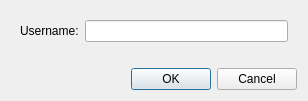
<?xml version="1.0" encoding="UTF-8"?>
<ui version="4.0">
 <class>dlg_ChangeUser</class>
 <widget class="QDialog" name="dlg_ChangeUser">
  <property name="geometry">
   <rect>
    <x>0</x>
    <y>0</y>
    <width>308</width>
    <height>101</height>
   </rect>
  </property>
  <property name="windowTitle">
   <string>Change User</string>
  </property>
  <layout class="QVBoxLayout" name="verticalLayout">
   <item>
    <widget class="QWidget" name="widget" native="true">
     <layout class="QHBoxLayout" name="horizontalLayout">
      <item>
       <widget class="QLabel" name="l_name">
        <property name="text">
         <string>Username:</string>
        </property>
       </widget>
      </item>
      <item>
       <widget class="QLineEdit" name="e_name"/>
      </item>
     </layout>
    </widget>
   </item>
   <item>
    <spacer name="verticalSpacer">
     <property name="orientation">
      <enum>Qt::Vertical</enum>
     </property>
     <property name="sizeHint" stdset="0">
      <size>
       <width>20</width>
       <height>40</height>
      </size>
     </property>
    </spacer>
   </item>
   <item>
    <widget class="QDialogButtonBox" name="buttonBox">
     <property name="orientation">
      <enum>Qt::Horizontal</enum>
     </property>
     <property name="standardButtons">
      <set>QDialogButtonBox::Cancel|QDialogButtonBox::Ok</set>
     </property>
     <property name="centerButtons">
      <bool>false</bool>
     </property>
    </widget>
   </item>
  </layout>
 </widget>
 <resources/>
 <connections>
  <connection>
   <sender>buttonBox</sender>
   <signal>accepted()</signal>
   <receiver>dlg_ChangeUser</receiver>
   <slot>accept()</slot>
   <hints>
    <hint type="sourcelabel">
     <x>248</x>
     <y>254</y>
    </hint>
    <hint type="destinationlabel">
     <x>157</x>
     <y>274</y>
    </hint>
   </hints>
  </connection>
  <connection>
   <sender>buttonBox</sender>
   <signal>rejected()</signal>
   <receiver>dlg_ChangeUser</receiver>
   <slot>reject()</slot>
   <hints>
    <hint type="sourcelabel">
     <x>316</x>
     <y>260</y>
    </hint>
    <hint type="destinationlabel">
     <x>286</x>
     <y>274</y>
    </hint>
   </hints>
  </connection>
 </connections>
</ui>
